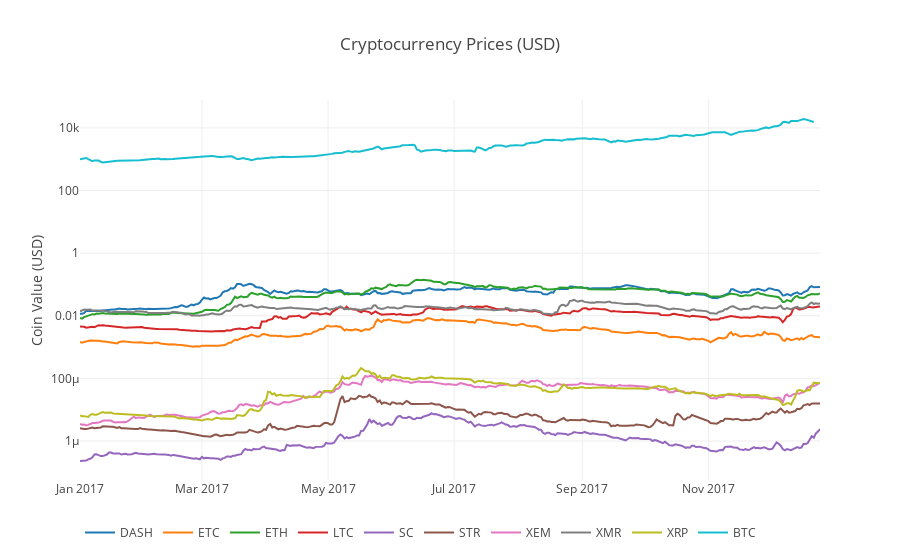

Source (notebook cell):
### Code cell
# Chart all of the altcoin prices
df_scatter(combined_df, 'Cryptocurrency Prices (USD)', seperate_y_axis=False, y_axis_label='Coin Value (USD)', scale='log')

### Figure 1 — Plotly figure (JSON) as saved in the notebook; plotly's stock layout.template omitted (floating-point values rounded to 4 significant figures; data arrays with more than 128 entries replaced by an {"elided": "..."} marker saying what was removed)
{"data": [{"name": "DASH", "type": "scatter", "visible": "visible", "x": {"elided": "359 str values"}, "y": {"elided": "359 float values"}}, {"name": "ETC", "type": "scatter", "visible": "visible", "x": {"elided": "359 str values"}, "y": {"elided": "359 float values"}}, {"name": "ETH", "type": "scatter", "visible": "visible", "x": {"elided": "359 str values"}, "y": {"elided": "359 float values"}}, {"name": "LTC", "type": "scatter", "visible": "visible", "x": {"elided": "359 str values"}, "y": {"elided": "359 float values"}}, {"name": "SC", "type": "scatter", "visible": "visible", "x": {"elided": "359 str values"}, "y": {"elided": "359 float values"}}, {"name": "STR", "type": "scatter", "visible": "visible", "x": {"elided": "359 str values"}, "y": {"elided": "359 float values"}}, {"name": "XEM", "type": "scatter", "visible": "visible", "x": {"elided": "359 str values"}, "y": {"elided": "359 float values"}}, {"name": "XMR", "type": "scatter", "visible": "visible", "x": {"elided": "359 str values"}, "y": {"elided": "359 float values"}}, {"name": "XRP", "type": "scatter", "visible": "visible", "x": {"elided": "359 str values"}, "y": {"elided": "359 float values"}}, {"name": "BTC", "type": "scatter", "visible": "visible", "x": {"elided": "359 str values"}, "y": {"elided": "359 float values"}}], "layout": {"legend": {"orientation": "h"}, "title": "Cryptocurrency Prices (USD)", "xaxis": {"type": "date"}, "yaxis": {"showticklabels": true, "title": "Coin Value (USD)", "type": "log"}}}
